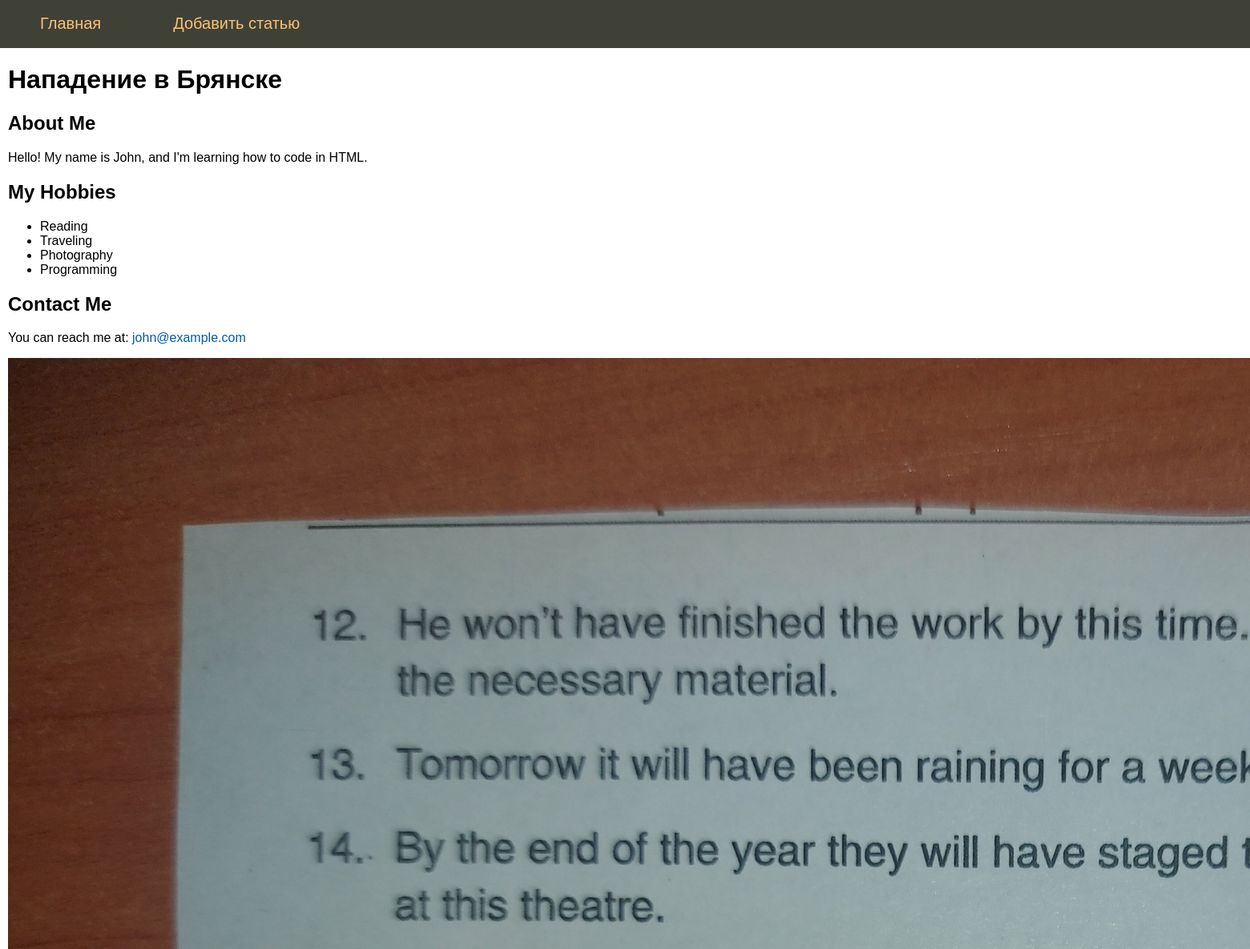
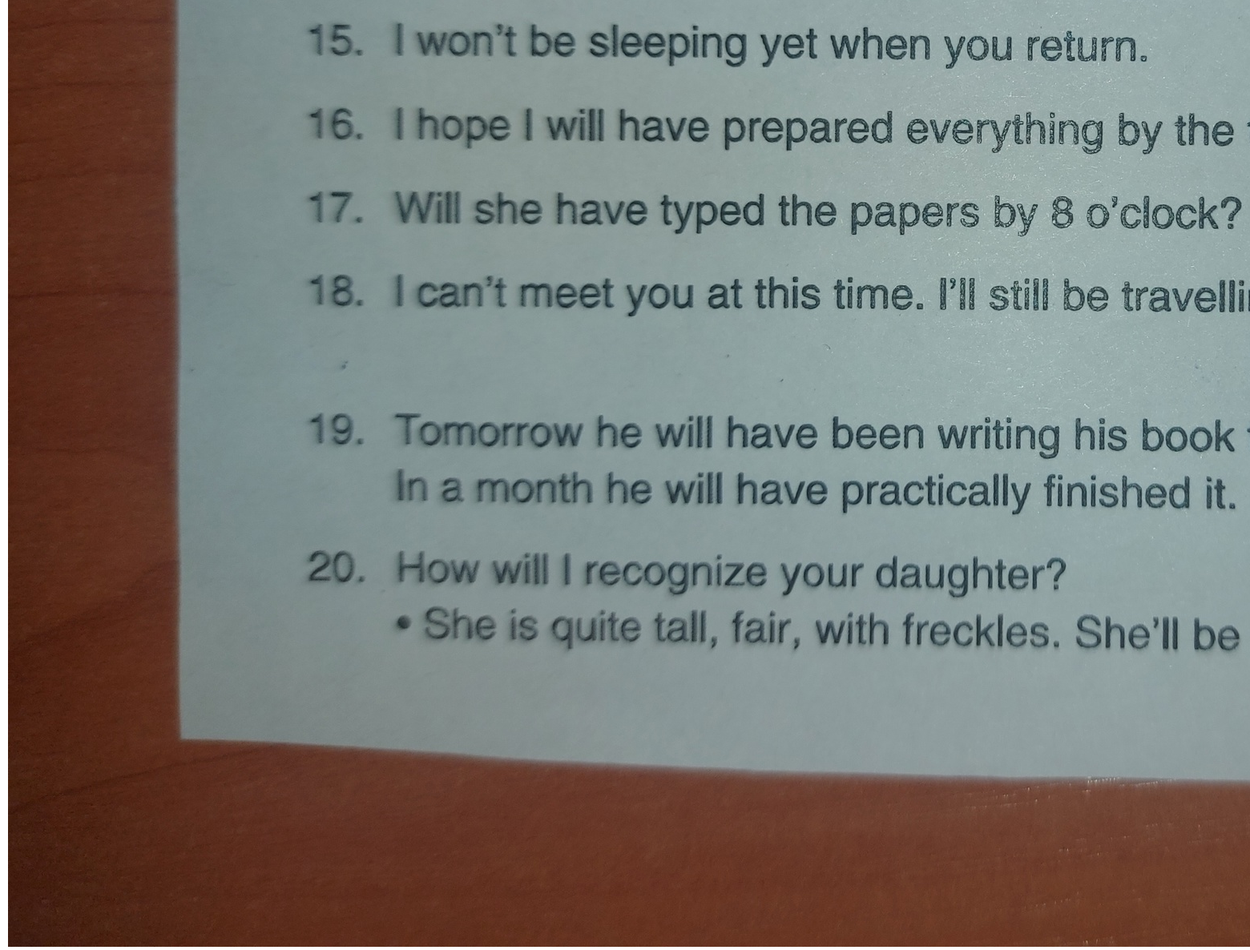
/posts/attack_in_branks, run on the app's committed database (2 pictures, top to bottom).
### tables this page shows
CREATE TABLE main_menu (
    id integer PRIMARY KEY AUTOINCREMENT,
    title text NOT  NULL,
    url text NOT NULL
);

CREATE TABLE posts (
    id integer PRIMARY KEY AUTOINCREMENT,
    title text NOT  NULL,
    text text NOT NULL,
    url text NOT NULL,
    time integer NOT NULL
);

### routes/post_routes.py (the view)
    @app.route("/posts/<alias>")
    def show_post(alias: str):
        db = get_db(app)
        l_db = LectureDB(db)
        title, post = l_db.get_post(alias)
        if not title:
            abort(404)
        return render_template("show_post.html", menu=l_db.get_menu(), title=title, post=post)

### db.py (called while the page is built)
def get_db(app):
    if not hasattr(g, "link_db"):
        g.link_db = connect_db(app)
    return g.link_db

def connect_db(app):
    conn = sqlite3.connect(app.config["DATABASE"])
    conn.row_factory = sqlite3.Row
    return conn

### lecture_db.py (called while the page is built)
    def get_menu(self):
        sql = '''SELECT * FROM main_menu'''
        try:
            self.__cur.execute(sql)
            res = self.__cur.fetchall()
            if res: return res
        except Exception as e:
            print(f"Ошибка чтения из базы: {e}")
        return []

    def get_post(self, alias: str):
        try:
            self.__cur.execute(f"SELECT title, text FROM posts WHERE url = '{alias}' LIMIT 1")
            res = self.__cur.fetchone()
            if res:
                base = url_for("static", filename="images_html")
                text = re.sub(
                    r"(?P<tag><img\s+[^>]*src=)(?P<quote>[\"'])(?P<url>.+?)(?P=quote)>",
                    "\\g<tag>" + base + "/\\g<url>>",
                    res['text'])
                return (res['title'], text)
        except sqlite3.Error as e:
            print(e)
        return (None, None)

### routes/routers.py (called while the page is built)
def register_routes(app: Flask):
    user_routes(app, menu)
    post_routes(app)
    @app.errorhandler(404)
    def page_not_found(error):
        db = get_db(app)
        l_db = LectureDB(db)
        return ("Page not found", 404)
    @app.route('/redirect')
    def red():
        return redirect(url_for("index"), 301)
    @app.route("/")
    def index():
        db = get_db(app)
        l_db = LectureDB(db)
        content = render_template("index.html", title="Про Flask", menu=l_db.get_menu(), posts=l_db.get_posts())
        res = make_response(content)
        return res
    @app.before_request
    def before_request():
        print("before")
    @app.after_request
    def after_request(response):
        print("after")
        return response
    @app.teardown_request
    def teardown_request(response):
        print("teardown request")
        return response

### templates/show_post.html
{% extends 'base.html' %}
{% block content %}
{{ super() }}
<p>{{ post | safe }}</p>
{% endblock %}

### templates/base.html (shortened to what this page needs)
<!DOCTYPE html>
<html lang="en">
<head>
    <link type="text/css" href=" {{ url_for('static', filename='css/style.css') }} " rel="stylesheet">
</head>
<body>
    {% block content -%}
        {% block mainmenu -%}
        <ul class="mainmenu">
            {% for item in menu %}
                <li><a href="{{ item.url }}">{{ item.title }}</a></li>
            {% endfor %}
        </ul>
        {% endblock mainmenu -%}
        <div class="content">
            {% if title %}
            <h1>{{title}}</h1>
            {% else %}
                <h1>Про Flask</h1>
            {% endif %}
    {% endblock %}
        </div>
</body>
</html>

### static/css/style.css (style rules this page uses)
html, body { font-family: 'Arial'; margin: 0; padding: 0; height: 100%; width: 100%; }
a { color: #0059b2; text-decoration: none; }
ul.mainmenu { list-style: none; background: #3F4137; height: 60px; margin: 0; padding: 0; color: #fdc073; font-size: 20px; overflow: hidden; }
ul.mainmenu li { float: left; margin: 18px 40px 0 50px; }
ul.mainmenu li a { color: #fdc073; text-decoration: none; }
div.content { margin: 10px; }

### data on the page
main_menu: title "Главная"
main_menu: title "Добавить статью"
posts: title "Нападение в Брянске"

### other printed values
{{ post | safe }} "About Me Hello! My name is John, and I'm learning how to code in HTML. My Hobbies Reading Traveling Photography Programming Contact Me You can reach me at: john@example.com"
